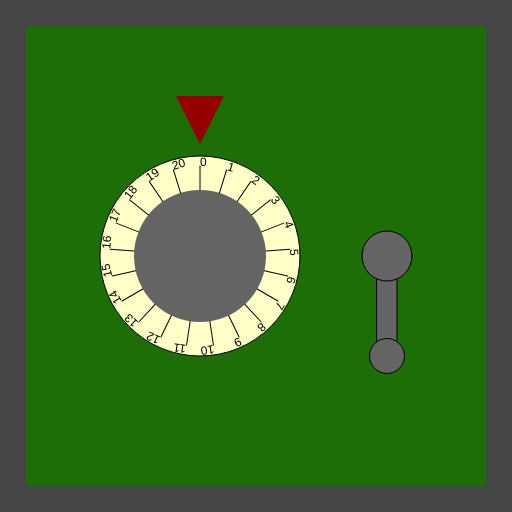
Frame 1 (no input)
Frame 60 (no input): identical to frame 1, image omitted
Frame 120 (the mouse pressed at the canvas centre since frame 60): identical to frame 1, image omitted

The p5.js sketch that drew this single still picture (run headless with seeded random() and noise() and a simulated clock; from frame 60 on, the mouse is pressed at the canvas centre):

// p5.js sketch
// ── sketch.js
/*

Officer: 9645752
CaseNum: 303-0-31748404-9645752

Case 303 - The Case of the Crooked Attorney
Stage 1 - Torvalds' Office

District Attorney Torvalds is well respected in Console City as an upstanding citizen and
enforcer of the law. Of course he’s as crooked as they come. I’ve had enough of having our
hard work at Sleuth and Co undermined by his bribes and back-payments. Let’s take take this
sucker down. I happen to know that Torvalds keeps his incriminating documents spread amongst
several safes in town. I’ll need you to bend the rules a little by breaking into them and
retrieving the incriminating evidence.

The first safe is in Torvald’s office. Crack it by doing the following:

	When the mouse button is released:
	- Make SecretVaultKey_a equal to 8

	When any key is pressed:
	- Make SecretVaultKey_a equal to 19

	Whilst the mouse is being dragged:
	- Make SecretVaultKey_a equal to 6

	When the mouse button is pressed:
	- Make SecretVaultKey_a equal to 2

	When any key is pressed:
	- Make SecretVaultKey_b equal to 1

	When the mouse button is released:
	- Make SecretVaultKey_b equal to 0

	When any key is released:
	- Make SecretVaultKey_b equal to 60

	When the mouse button is pressed:
	- Make SecretVaultKey_b equal to 64



There are many possible ways of investigating this case, but you
should use ONLY the following commands:

	- The assignment operator aka. the equals sign !

*/

//declare the variables

var SecretVaultKey_a;
var SecretVaultKey_b;


function preload()
{
	//IMAGES WILL BE LOADED HERE

}

function setup()
{
	createCanvas(512,512);

	//initialise the variables
	SecretVaultKey_a = 0;
	SecretVaultKey_b = 0;

}

///////////////////EVENT HANDLERS///////////////////

//Add your code to these events to open the safe ...

function mouseMoved()
{
	console.log("mouseMoved", mouseX, mouseY);
}

function mouseDragged()
{
	console.log("mouseDragged", mouseX, mouseY);
}

function mousePressed()
{
	console.log("mousePressed");
}

function mouseReleased()
{
	console.log("mouseReleased");
   // 	When the mouse button is released:
//	- Make SecretVaultKey_a equal to 8
    SecretVaultKey_a = 8;
}

function keyPressed()
{
	console.log("keyPressed", key);
}

function keyReleased()
{
	console.log("keyReleased", key);
}

///////////////DO NOT CHANGE CODE BELOW THIS POINT///////////////////

function draw()
{


	//Draw the safe door
	background(70);
	noStroke();
	fill(29,110,6);
	rect(26,26,width-52,width-52);

	//Draw the combination dial
	push();
	translate(200,height/2);
	drawDial(200, SecretVaultKey_a, 21);
	pop();

	//Draw the lever
	push();
	translate(width - 125,256);
	drawLever(SecretVaultKey_b);
	pop();

}

function drawDial(diameter,num,maxNum)
{
	//the combination lock

	var r = diameter * 0.5;
	var p = r * 0.6;

	stroke(0);
	fill(255,255,200);
	ellipse(0,0,diameter,diameter);
	fill(100);
	noStroke();
	ellipse(0,0,diameter*0.66,diameter*0.66);
	fill(150,0,0);
	triangle(
		-p * 0.4,-r-p,
		p * 0.4,-r-p,
		0,-r-p/5
	);

	noStroke();

	push();
	var inc = 360/maxNum;

	rotate(radians(-num * inc));
	for(var i = 0; i < maxNum; i++)
	{
		push();
		rotate(radians(i * inc));
		stroke(0);
		line(0,-r*0.66,0,-(r-10));
		noStroke();
		fill(0);
		text(i,0,-(r-10));
		pop();
	}

	pop();
}

function drawLever(rot)
{
	push();
	rotate(radians(-rot))
	stroke(0);
	fill(100);
	rect(-10,0,20,100);
	ellipse(0,0,50,50);
	ellipse(0,100,35,35);
	pop();
}
